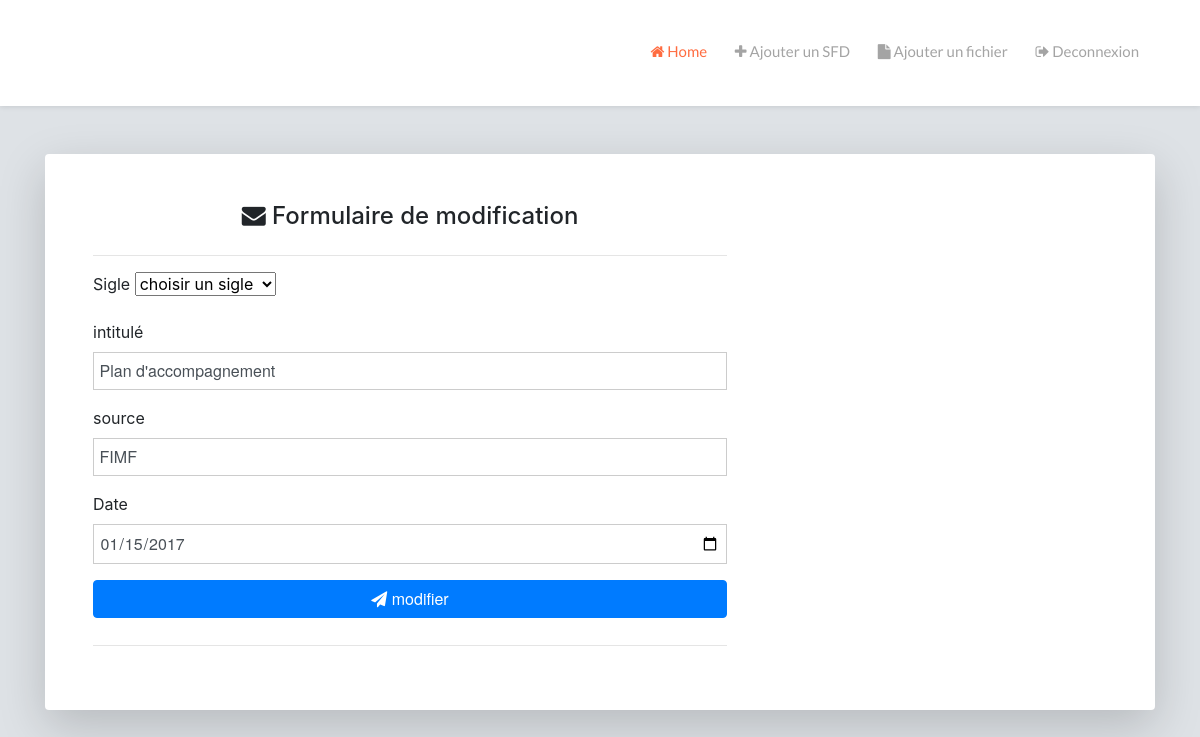
Page /modifier.php?v=6 (signed in) on the committed database.
### tables this page shows
CREATE TABLE IF NOT EXISTS `infos` (
  `id` int(11) NOT NULL AUTO_INCREMENT,
  `intitule` text NOT NULL,
  `source` text NOT NULL,
  `dater` date NOT NULL,
  `fichier` varchar(255) NOT NULL,
  `id_donnee` varchar(50) NOT NULL,
  PRIMARY KEY (`id`),
  KEY `id_donnee` (`id_donnee`)
);

### modifier.php (the view, shortened to what this page needs)
<?php
if (isset($_GET['v']) and !empty($_GET['v'])) {
  $v=$_GET['v'];
include ('connexion.php');
$req=$bdd->query('select * from infos where id='.$v);
$donnee=$req->fetch();
}
?>
<!DOCTYPE html>
<html>
<head>
    <link rel="stylesheet" href="css/kube.min.css" />
    <link rel="stylesheet" href="css/font-awesome.min.css" />
    <link rel="stylesheet" href="css/custom.min.css" />
    <link rel="stylesheet" href="css/bootstrap.min.css" />
    <link rel="stylesheet" type="text/css" href="css/main.css">
</head>
<body>
  <div class="main-nav ">
    <div class="container">
      <header class="group top-nav">
          <nav id="navbar-1" class="navbar item-nav navbar-right">
            <ul>
                <li class="active"><a href="accueil.php"><i class="fa fa-home"></i> Home</a></li>
                <li><a href="formulaire.php"><i class="fa fa-plus"></i> Ajouter un SFD</a></li>
                <li><a href="form.php"><i class="fa fa-file"></i> Ajouter un fichier</a></li>
                <li><a href="deconnection.php"><i class="fa fa-sign-out"></i> Deconnexion</a></li>
            </ul>
        </nav>
      </header>
    </div>
  </div>
  <div class="container">
    <div class="card o-hidden border-0 shadow-lg my-5">
      <div class="card-body p-0">
        <div class="row">
          <div class="col-lg-8">
            <div class="p-5">
                <h1 class="h4 text-gray-900 mb-4 text-center"><i class="fa fa-envelope"></i> Formulaire de modification</h1>
              <hr>
              <form action="admin/crud.php" method="post" class="well">
                    <div class="form-group">
                      <label>Sigle</label>
                      <select name="nom2" required>
                <option value="">choisir un sigle</option>
              </select>
                    </div>
              <div class="form-group">
                  <label>intitulé</label>
                <input type="text" name="nom3" class="form-control form-control-user" required value="<?php echo $donnee['intitule']?>">
                </div>
                <div class="form-group">
                  <label>source</label>
                <input type="text" name="nom4" class="form-control form-control-user" required value="<?php echo $donnee['source']?>">
                </div>
                <div class="form-group">
                  <label>Date</label>
                <input type="date" name="nom5" class="form-control form-control-user" required value="<?php echo $donnee['dater']?>">
                </div>
                <button type="submit" class="btn btn-primary btn-block" name="envoyer"><i class="fa fa-send"></i> modifier
                </button>
              </form>
              <hr>
            </div>
          </div>
        </div>
      </div>
    </div>
  </div>
</body>
</html>

### css/main.css (style rules this page uses)
body { background-color:#dee2e6; }

### rows in the picture
infos: nom3 "Plan d'accompagnement", nom4 "FIMF", nom5 "01/15/2017"
